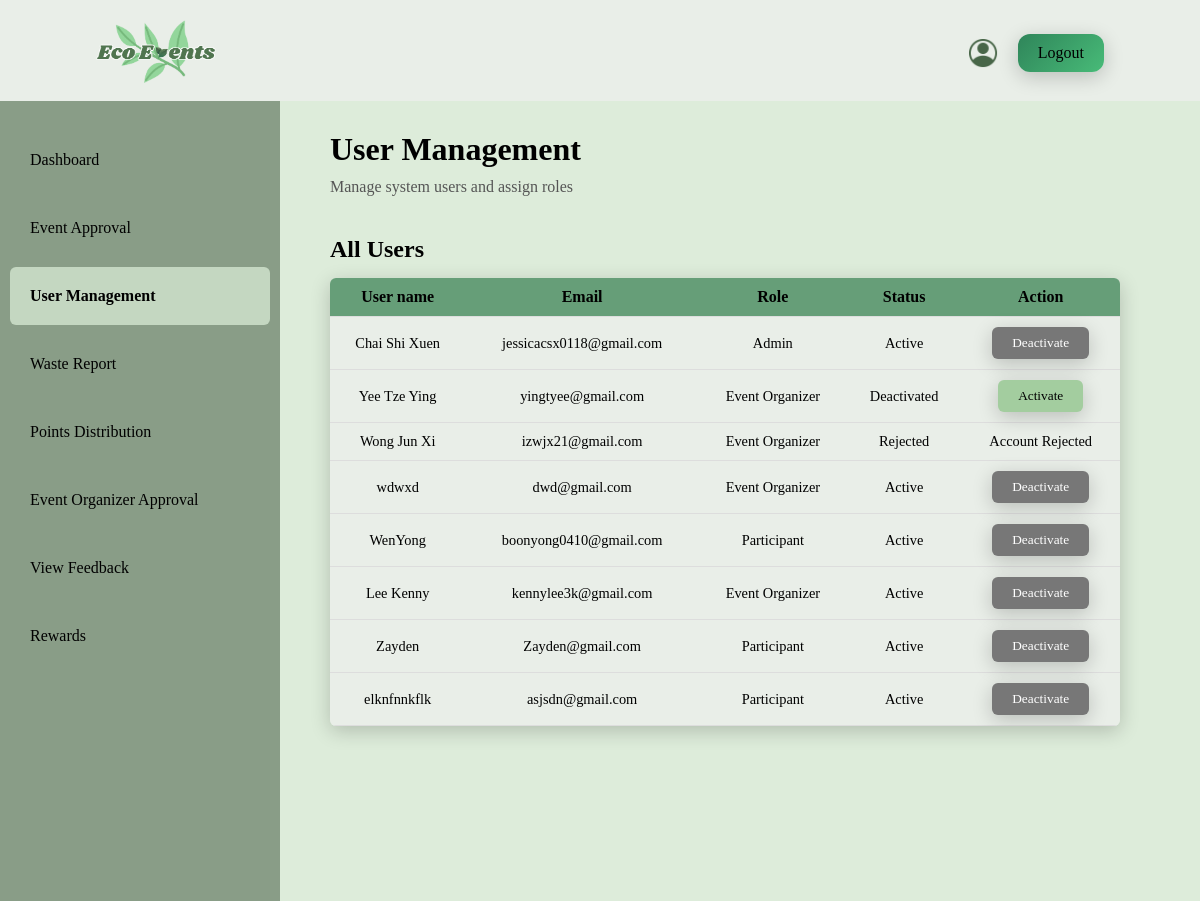
The app's page /Admin/userManagement.php with its own data.
### tables this page shows
CREATE TABLE `user` (
  `user_id` int(11) NOT NULL,
  `user_fullname` varchar(255) NOT NULL,
  `user_email` varchar(255) NOT NULL,
  `user_username` varchar(255) NOT NULL,
  `user_phoneNumber` varchar(50) NOT NULL,
  `user_password` varchar(255) NOT NULL,
  `user_profilePicture` varchar(255) DEFAULT NULL,
  `user_role` varchar(20) NOT NULL,
  `user_point` int(11) NOT NULL,
  `user_organization` varchar(255) DEFAULT NULL,
  `user_reason` varchar(255) DEFAULT NULL,
  `user_document` varchar(255) DEFAULT NULL,
  `user_status` varchar(255) NOT NULL,
  `user_registerDate` datetime NOT NULL DEFAULT current_timestamp()
);

### Admin/userManagement.php (the view, shortened to what this page needs)
<?php
include "conn.php";
$sql = "SELECT * FROM user";
$result = mysqli_query ($dbConn, $sql);
?>
<!DOCTYPE html>
<html lang="en">
<head>
    <link rel="stylesheet" href="style.css">
</head>
<body>
    <div class = "topBar">
        <a href="dashboard.php">
            <img class = "logo" src="logo.png" alt="Website Logo">
        </a>
        <div class = "topRight">
            <a href="Profile.php">
                <img class = "icon" src="profile.png" alt="Profile icon" >
            </a>
            <a class = "logoutBtn" href="logout.php">Logout</a>
        </div>
    </div>
    <div class = "container">
        <aside class = "sideBar">
            <a href = "dashboard.php">Dashboard</a>
            <a href="eventApproval.php">Event Approval</a>
            <a class = "userManagement" href="userManagement.php">User Management</a>
            <a href="wasteReport.php">Waste Report</a>
            <a href="PointsDistribution.php">Points Distribution</a>
            <a href="OrganizerApproval.php">Event Organizer Approval</a>
            <a href="ViewFeedback.php">View Feedback</a>
            <a href="redeemRewards.php">Rewards</a>
        </aside>
        <div class = "mainContent">
            <h1>User Management</h1>
            <p class = "desc">Manage system users and assign roles</p>
            <h2 class = "sectionTitle">All Users</h2>
                <table class = "eventTable">
                    <tr class = "tableHeader">
                        <th>User name</th>
                        <th>Email</th>
                        <th>Role</th>
                        <th>Status</th>
                        <th>Action</th>
                    </tr>
                    <?php while ($row = mysqli_fetch_assoc($result)) {?>
                    <tr>
                        <td><?php echo $row ['user_fullname']; ?></td>
                        <td><?php echo $row ['user_email']; ?></td>
                        <td><?php echo $row ['user_role']; ?></td>
                        <td class="statusCell"><?php echo $row ['user_status']; ?></td>
                        <td>
                            <?php
                            if ($row ['user_status'] == 'Pending'){
                                echo "<span class = 'pendingLabel'>Waiting Approval</span>";
                            }
                            elseif ($row ['user_status'] == 'Rejected'){
                                echo "<span class = 'rejectedLabel'>Account Rejected</span>";
                            }
                            elseif ($row ['user_status'] == 'Active'){?>
                                <button class = "deactivateBtn" data-id ="<?php echo $row ['user_id']?>">Deactivate</button>
                            <?php } else { ?>
                                <button class = "activeBtn" data-id ="<?php echo $row ['user_id']?>">Activate</button>
                            <?php } ?>
                        </td>
                    </tr>
                    <?php } ?>
                </table>
        </div>
    </div>
</body>
</html>

### Admin/style.css (style rules this page uses)
* { margin: 0; padding: 0; font-family: 'Times New Roman', Times, serif }
:root { --header:#e9eee8; --background:#ddecda; --button:linear-gradient(135deg,#2f855a,#48bb78); }
body { margin:0; font-family:'Times New Roman', Times, serif; background:var(--background); }
.topBar { background-color: #E9EEE8; display: flex; align-items: center; padding: 10px 16px; gap: 12px; padding-bottom: 0.38%; }
.logo { margin: 10px 80px; width: 120px; }
.topRight { margin-left: auto; margin-right: 80px; display: flex; gap: 20px; flex-shrink: 0; }
.topRight a { display: flex; }
.icon { width: 30px; height: auto; object-fit: contain; cursor: pointer; transition: opacity 0.3s ease; }
.logoutBtn { background: linear-gradient(135deg,#2f855a,#48bb78); color: black; border-radius: 12px; padding: 10px 20px; text-align: center; cursor: pointer; transition: background-color 0.3s ease; text-decoration: none; box-shadow: 0 5px 20px rgba(0, 0, 0, 0.2); }
.container { display:flex; width: 100%; }
.sideBar { background-color: #899d87; width: 280px; min-width: 150px; padding: 20px 10px; box-sizing: border-box; min-height: 100vh; }
.sideBar a { padding: 20px; text-decoration: none; color: black; display: block; white-space: nowrap; transition: background-color 0.3s ease; margin: 10px 0; }
.dashboard, .userManagement, .waste, .eventApproval { background-color: #C4D7C1; border-radius: 6px; box-sizing: border-box; font-weight: bold; }
.mainContent { margin: 30px 80px; margin-left: 50px; flex: 1; min-width: 0; }
.mainContent p { padding: 10px 0; }
.desc { margin-bottom: 30px; padding-left: 7%; color: #555; }
.sectionTitle { margin-bottom: 15px; }
.eventTable { margin: 10px 0; width: 100%; border-collapse: collapse; border-radius: 6px; overflow: hidden; table-layout: auto; box-shadow: 0 5px 20px rgba(0, 0, 0, 0.2); }
.tableHeader { background-color: #669e78; }
.eventTable th, .eventTable td { padding: 10px; text-align: center; word-break: break-word; overflow-wrap: break-word; }
tr { border-bottom: 1px solid #ddd; }
td { background-color: rgb(233, 238, 232); font-size: 0.9em; }
.deactivateBtn { background: #777; border: none; color: white; padding: 8px 20px; border-radius: 6px; cursor: pointer; transition: background-color 0.3s ease; box-shadow: 0 5px 20px rgba(0, 0, 0, 0.2); }
.activeBtn { background: #a3cd9f; border: none; color: black; padding: 8px 20px; border-radius: 6px; cursor: pointer; transition: background-color 0.3s ease; box-shadow: 0 5px 20px rgba(0, 0, 0, 0.2); }

### records on screen
user: user_fullname "Chai Shi Xuen", user_email "jessicacsx0118@gmail.com", user_role "Admin", user_status "Active"
user: user_fullname "Yee Tze Ying", user_email "yingtyee@gmail.com", user_role "Event Organizer", user_status "Deactivated"
user: user_fullname "Wong Jun Xi", user_email "izwjx21@gmail.com", user_role "Event Organizer", user_status "Rejected", shows "Account Rejected"
user: user_fullname "wdwxd", user_email "dwd@gmail.com", user_role "Event Organizer", user_status "Active"
user: user_fullname "WenYong", user_email "boonyong0410@gmail.com", user_role "Participant", user_status "Active"
user: user_fullname "Lee Kenny", user_email "kennylee3k@gmail.com", user_role "Event Organizer", user_status "Active"
user: user_fullname "Zayden", user_email "Zayden@gmail.com", user_role "Participant", user_status "Active"
user: user_fullname "elknfnnkflk", user_email "asjsdn@gmail.com", user_role "Participant", user_status "Active"
